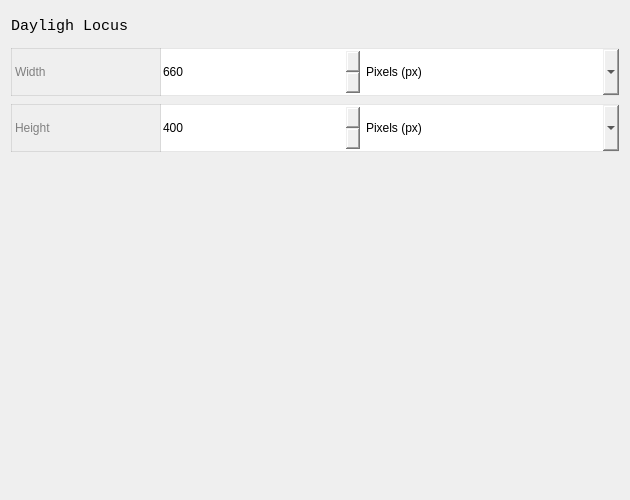
                   <widget class="QWidget" name="scrollAreaWidgetContents_8">
                    <property name="geometry">
                     <rect>
                      <x>0</x>
                      <y>0</y>
                      <width>630</width>
                      <height>500</height>
                     </rect>
                    </property>
                    <layout class="QVBoxLayout" name="verticalLayout_14">
                     <item>
                      <widget class="QLabel" name="label_11">
                       <property name="minimumSize">
                        <size>
                         <width>0</width>
                         <height>30</height>
                        </size>
                       </property>
                       <property name="maximumSize">
                        <size>
                         <width>16777215</width>
                         <height>30</height>
                        </size>
                       </property>
                       <property name="font">
                        <font>
                         <family>Consolas</family>
                         <pointsize>11</pointsize>
                        </font>
                       </property>
                       <property name="text">
                        <string>Dayligh Locus</string>
                       </property>
                      </widget>
                     </item>
                     <item>
                      <widget class="QWidget" name="widget_14" native="true">
                       <property name="minimumSize">
                        <size>
                         <width>0</width>
                         <height>50</height>
                        </size>
                       </property>
                       <property name="maximumSize">
                        <size>
                         <width>16777215</width>
                         <height>50</height>
                        </size>
                       </property>
                       <property name="styleSheet">
                        <string notr="true"/>
                       </property>
                       <layout class="QHBoxLayout" name="horizontalLayout_15">
                        <property name="spacing">
                         <number>0</number>
                        </property>
                        <property name="leftMargin">
                         <number>0</number>
                        </property>
                        <property name="topMargin">
                         <number>1</number>
                        </property>
                        <property name="rightMargin">
                         <number>0</number>
                        </property>
                        <property name="bottomMargin">
                         <number>1</number>
                        </property>
                        <item>
                         <widget class="QLabel" name="label_16">
                          <property name="minimumSize">
                           <size>
                            <width>150</width>
                            <height>0</height>
                           </size>
                          </property>
                          <property name="maximumSize">
                           <size>
                            <width>150</width>
                            <height>16777215</height>
                           </size>
                          </property>
                          <property name="styleSheet">
                           <string notr="true">border: 1px solid rgba(129, 129, 129, 50); color: grey</string>
                          </property>
                          <property name="text">
                           <string>Width</string>
                          </property>
                         </widget>
                        </item>
                        <item>
                         <widget class="QSpinBox" name="spinBox_10">
                          <property name="sizePolicy">
                           <sizepolicy hsizetype="Minimum" vsizetype="Expanding">
                            <horstretch>0</horstretch>
                            <verstretch>0</verstretch>
                           </sizepolicy>
                          </property>
                          <property name="minimumSize">
                           <size>
                            <width>100</width>
                            <height>0</height>
                           </size>
                          </property>
                          <property name="maximumSize">
                           <size>
                            <width>200</width>
                            <height>16777215</height>
                           </size>
                          </property>
                          <property name="styleSheet">
                           <string notr="true">border-top: 1px solid rgba(129, 129, 129, 50);
border-bottom: 1px solid rgba(129, 129, 129, 50);
border-radius: 0px;</string>
                          </property>
                          <property name="minimum">
                           <number>1</number>
                          </property>
                          <property name="maximum">
                           <number>999</number>
                          </property>
                          <property name="value">
                           <number>660</number>
                          </property>
                         </widget>
                        </item>
                        <item>
                         <widget class="QComboBox" name="comboBox_11">
                          <property name="sizePolicy">
                           <sizepolicy hsizetype="Preferred" vsizetype="Expanding">
                            <horstretch>0</horstretch>
                            <verstretch>0</verstretch>
                           </sizepolicy>
                          </property>
                          <property name="minimumSize">
                           <size>
                            <width>0</width>
                            <height>0</height>
                           </size>
                          </property>
                          <property name="maximumSize">
                           <size>
                            <width>16777215</width>
                            <height>16777215</height>
                           </size>
                          </property>
                          <property name="styleSheet">
                           <string notr="true">border-top: 1px solid rgba(129, 129, 129, 50);
border-bottom: 1px solid rgba(129, 129, 129, 50);
border-radius: 0px;</string>
                          </property>
                          <item>
                           <property name="text">
                            <string>Pixels (px)</string>
                           </property>
                          </item>
                         </widget>
                        </item>
                       </layout>
                      </widget>
                     </item>
                     <item>
                      <widget class="QWidget" name="widget_13" native="true">
                       <property name="minimumSize">
                        <size>
                         <width>0</width>
                         <height>50</height>
                        </size>
                       </property>
                       <property name="maximumSize">
                        <size>
                         <width>16777215</width>
                         <height>50</height>
                        </size>
                       </property>
                       <property name="styleSheet">
                        <string notr="true"/>
                       </property>
                       <layout class="QHBoxLayout" name="horizontalLayout_14">
                        <property name="spacing">
                         <number>0</number>
                        </property>
                        <property name="leftMargin">
                         <number>0</number>
                        </property>
                        <property name="topMargin">
                         <number>1</number>
                        </property>
                        <property name="rightMargin">
                         <number>0</number>
                        </property>
                        <property name="bottomMargin">
                         <number>1</number>
                        </property>
                        <item>
                         <widget class="QLabel" name="label_15">
                          <property name="minimumSize">
                           <size>
                            <width>150</width>
                            <height>0</height>
                           </size>
                          </property>
                          <property name="maximumSize">
                           <size>
                            <width>150</width>
                            <height>16777215</height>
                           </size>
                          </property>
                          <property name="styleSheet">
                           <string notr="true">border: 1px solid rgba(129, 129, 129, 50); color: grey</string>
                          </property>
                          <property name="text">
                           <string>Height</string>
                          </property>
                         </widget>
                        </item>
                        <item>
                         <widget class="QSpinBox" name="spinBox_9">
                          <property name="sizePolicy">
                           <sizepolicy hsizetype="Minimum" vsizetype="Expanding">
                            <horstretch>0</horstretch>
                            <verstretch>0</verstretch>
                           </sizepolicy>
                          </property>
                          <property name="minimumSize">
                           <size>
                            <width>100</width>
                            <height>0</height>
                           </size>
                          </property>
                          <property name="maximumSize">
                           <size>
                            <width>200</width>
                            <height>16777215</height>
                           </size>
                          </property>
                          <property name="styleSheet">
                           <string notr="true">border-top: 1px solid rgba(129, 129, 129, 50);
border-bottom: 1px solid rgba(129, 129, 129, 50);
border-radius: 0px;</string>
                          </property>
                          <property name="minimum">
                           <number>0</number>
                          </property>
                          <property name="maximum">
                           <number>998</number>
                          </property>
                          <property name="value">
                           <number>400</number>
                          </property>
                         </widget>
                        </item>
                        <item>
                         <widget class="QComboBox" name="comboBox_10">
                          <property name="sizePolicy">
                           <sizepolicy hsizetype="Preferred" vsizetype="Expanding">
                            <horstretch>0</horstretch>
                            <verstretch>0</verstretch>
                           </sizepolicy>
                          </property>
                          <property name="minimumSize">
                           <size>
                            <width>0</width>
                            <height>0</height>
                           </size>
                          </property>
                          <property name="maximumSize">
                           <size>
                            <width>16777215</width>
                            <height>16777215</height>
                           </size>
                          </property>
                          <property name="styleSheet">
                           <string notr="true">border-top: 1px solid rgba(129, 129, 129, 50);
border-bottom: 1px solid rgba(129, 129, 129, 50);
border-radius: 0px;</string>
                          </property>
                          <item>
                           <property name="text">
                            <string>Pixels (px)</string>
                           </property>
                          </item>
                         </widget>
                        </item>
                       </layout>
                      </widget>
                     </item>
                     <item>
                      <spacer name="verticalSpacer_5">
                       <property name="orientation">
                        <enum>Qt::Vertical</enum>
                       </property>
                       <property name="sizeHint" stdset="0">
                        <size>
                         <width>20</width>
                         <height>331</height>
                        </size>
                       </property>
                      </spacer>
                     </item>
                    </layout>
                   </widget>
